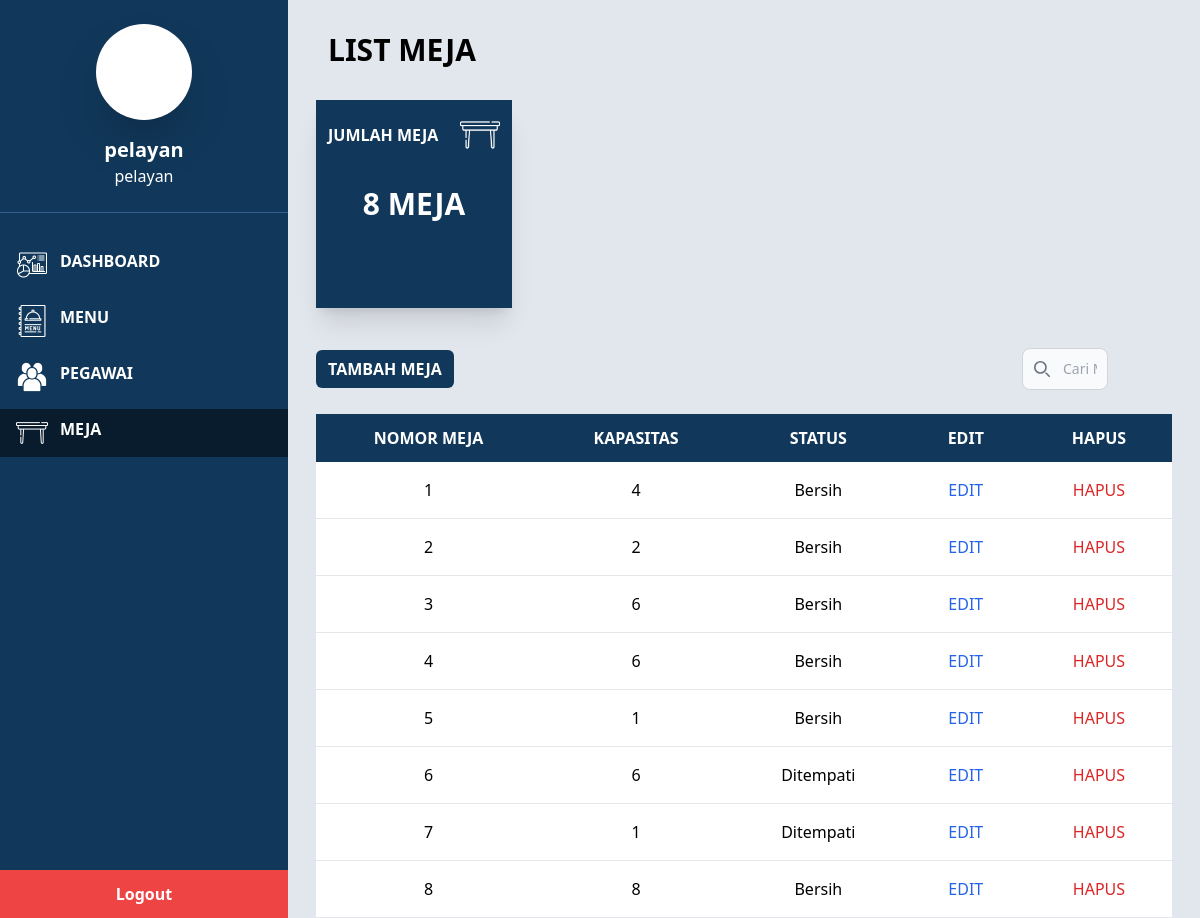
The app's page /public/pages/manajer/listmeja.php (signed in) with its own data.
### tables this page shows
CREATE TABLE `karyawan` (
  `id_karyawan` int(11) NOT NULL,
  `nama` varchar(100) DEFAULT NULL,
  `kontak` varchar(15) DEFAULT NULL,
  `jabatan` enum('pelayan','koki','kasir','manager') DEFAULT NULL,
  `password_karyawan` varchar(255) DEFAULT NULL,
  `alamat` varchar(255) DEFAULT NULL
);

CREATE TABLE `meja` (
  `id_meja` int(11) NOT NULL,
  `nomor_meja` int(11) DEFAULT NULL,
  `kapasitas` int(11) DEFAULT NULL,
  `status_meja` enum('Sedia','Ditempati') DEFAULT NULL
);

### public/pages/manajer/listmeja.php (the view, shortened to what this page needs)
<?php
include "../koneksi.php";
$id_karyawan = $_SESSION['id_karyawan'];
$query = "SELECT nama, jabatan FROM karyawan WHERE id_karyawan = ?";
$stmt = $conn->prepare($query);
$stmt->bind_param("i", $id_karyawan);
$stmt->execute();
$result = $stmt->get_result();
if ($result->num_rows > 0) {
  $pegawai = $result->fetch_assoc();
  if (isset($pegawai['nama']) && isset($pegawai['jabatan'])) {
    $nama = $pegawai['nama'];
    $jabatan = $pegawai['jabatan'];
  } else {
    die('Data pegawai tidak lengkap.');
  }
} else {
  die('Data pegawai tidak ditemukan.');
}
function getTotalTables($conn)
{
  $query = "SELECT COUNT(nomor_meja) as total_tables FROM meja";
  $result = $conn->query($query);
  $row = $result->fetch_assoc();
  return $row['total_tables'];
}
$totalTables = getTotalTables($conn);
function getTableData($conn, $searchTerm = null)
{
  $searchTerm = $searchTerm ? trim($searchTerm) : '';
  $query = "SELECT nomor_meja, kapasitas, status_meja FROM meja";
  $stmt = $conn->prepare($query);
  $stmt->execute();
  $result = $stmt->get_result();
  $tableData = [];
  while ($row = $result->fetch_assoc()) {
    if ($row['status_meja'] == 'Sedia') {
      $row['status_meja'] = 'Bersih';
    }
    $tableData[] = $row;
  }
  return $tableData;
}
$searchTerm = isset($_GET['search']) ? $_GET['search'] : '';
$tableData = getTableData($conn, $searchTerm);
?>
<!DOCTYPE html>
<html lang="en">
<head>
  <link href="./../../css/output.css" rel="stylesheet">
</head>
<body class="bg-gray-100 font-sans antialiased">
  <div class="flex">
    <div class="w-72 bg-[#11385a] text-white flex flex-col h-screen">
      <div class="flex items-center justify-center p-6 border-b border-[#355e91]">
        <div class="text-center">
          <div class="w-24 h-24 bg-white rounded-full mx-auto shadow-2xl"></div>
          <h2 class="mt-4 text-xl font-semibold"><?php echo htmlspecialchars($nama); ?></h2>
          <p><?php echo htmlspecialchars($jabatan); ?></p>
        </div>
      </div>
      <nav class="flex flex-col mt-6">
        <a href="./dashboard.php" class="px-4 py-2 my-1 flex flex-row font-semibold hover:bg-[#091c2d]">
          <img src="./../../image/dashboard.png" class="w-8 mr-3" alt="">
          <div class="">DASHBOARD</div>
        </a>
        <a href="./listmenu.php" class="px-4 py-2 flex my-1 flex-row font-semibold hover:bg-[#091c2d]">
          <img src="./../../image/menu.png" class="w-8 mr-3" alt="">
          <div class="font-semibold">MENU</div>
        </a>
        <a href="./pegawai.php" class="px-4 py-2 flex my-1 flex-row font-semibold hover:bg-[#091c2d]">
          <img src="./../../image/karyawan.png" class="w-8 mr-3" alt="">
          <div class="font-semibold">PEGAWAI</div>
        </a>
        <a href="./listmeja.php" class="px-4 py-2 flex my-1 flex-row font-semibold bg-[#091c2d]">
          <img src="./../../image/meja.png" class="w-8 mr-3" alt="">
          <div class="font-semibold">MEJA</div>
        </a>
      </nav>
      <div class="flex flex-col mt-auto text-center">
        <button id="logoutButton" class="p-3 font-bold bg-red-500 text-white hover:bg-red-600">Logout</button>
      </div>
    </div>
    <div class="flex-1 overflow-hidden h-screen bg-[#e2e6ed] overflow-y-auto">
      <div class="w-full text-3xl my-8 font-semibold mx-10">
        LIST MEJA
      </div>
      <div class="grid grid-cols-4 h-52 gap-6 mx-7">
        <div class="grid grid-rows-4 grid-cols-1 p-3 shadow-xl text-white bg-[#11385a]">
          <div class="flex items-center justify-between">
            <h3 class="font-semibold uppercase">jumlah meja</h3>
            <img src="./../../image/meja.png" alt="" class="w-10">
          </div>
          <div class="flex justify-center items-center row-span-2">
            <p class="text-3xl font-semibold"><?php echo $totalTables; ?> MEJA</p>
          </div>
          <div class="text-sm pt-5">
          </div>
        </div>
      </div>
      <div class="grid grid-cols-4 mt-10 mx-7">
        <div class="m-auto ml-0">
          <a href="./tambahmeja.php" class="bg-[#11385a] text-white font-semibold px-3 py-2 rounded-md">TAMBAH MEJA</a>
        </div>
        <div></div>
        <div></div>
        <div>
          <div>
            <form class="flex justify-end px-16" method="GET">
              <div class="relative">
                <div class="absolute inset-y-0 start-0 flex items-center ps-3 pointer-events-none">
                </div>
                <input type="text" id="default-search" name="search"
                  class="block p-2.5 w-full ps-10 text-sm text-gray-900 bg-gray-50 rounded-lg border border-gray-300 focus:ring-blue-500 focus:border-blue-500"
                  placeholder="Cari Meja">
              </div>
            </form>
          </div>
        </div>
      </div>
      <div class="overflow-x-auto mx-7 mt-6">
        <table class="w-full">
          <thead class="uppercase bg-[#11385a] text-white">
            <tr>
              <th scope="col" class="px-6 py-3">Nomor Meja</th>
              <th scope="col" class="px-6 py-3">Kapasitas</th>
              <th scope="col" class="px-6 py-3">Status</th>
              <th scope="col" class="px-6 py-3">Edit</th>
              <th scope="col" class="px-6 py-3">Hapus</th>
            </tr>
          </thead>
          <tbody>
            <?php foreach ($tableData as $row): ?>
              <tr class="bg-white border-b dark:bg-gray-800 dark:border-gray-700 text-center">
                <td class="px-6 py-4"><?php echo htmlspecialchars($row['nomor_meja']); ?></td>
                <td class="px-6 py-4"><?php echo htmlspecialchars($row['kapasitas']); ?></td>
                <td class="px-6 py-4"><?php echo htmlspecialchars($row['status_meja']); ?></td>
                <td class="px-6 py-4">
                  <a href="./editmeja.php?id=<?php echo htmlspecialchars($row['nomor_meja']); ?>"
                    class="font-medium text-blue-600 dark:text-blue-500 hover:underline">EDIT</a>
                </td>
                <td class="px-6 py-4">
                  <form action="./listmeja.php" method="POST" style="display:inline;" onsubmit="return confirmDelete();">
                    <button type="submit"
                      class="font-medium text-red-600 dark:text-red-500 hover:underline">HAPUS</button>
                  </form>
                </td>
              </tr>
            <?php endforeach; ?>
          </tbody>
        </table>
      </div>
    </div>
  </div>
</body>
</html>

### records on screen
karyawan: nama "pelayan", jabatan "pelayan"
meja: nomor_meja "6", kapasitas "6", status_meja "Ditempati"
meja: nomor_meja "7", kapasitas "1", status_meja "Ditempati"

### other values on screen
$totalTables "8"
$row['nomor_meja'] "1"
$row['kapasitas'] "4"
$row['status_meja'] "Bersih"
$row['nomor_meja'] "2"
$row['kapasitas'] "2"
$row['nomor_meja'] "3"
$row['kapasitas'] "6"
$row['nomor_meja'] "4"
$row['nomor_meja'] "5"
$row['kapasitas'] "1"
$row['nomor_meja'] "8"
$row['kapasitas'] "8"
